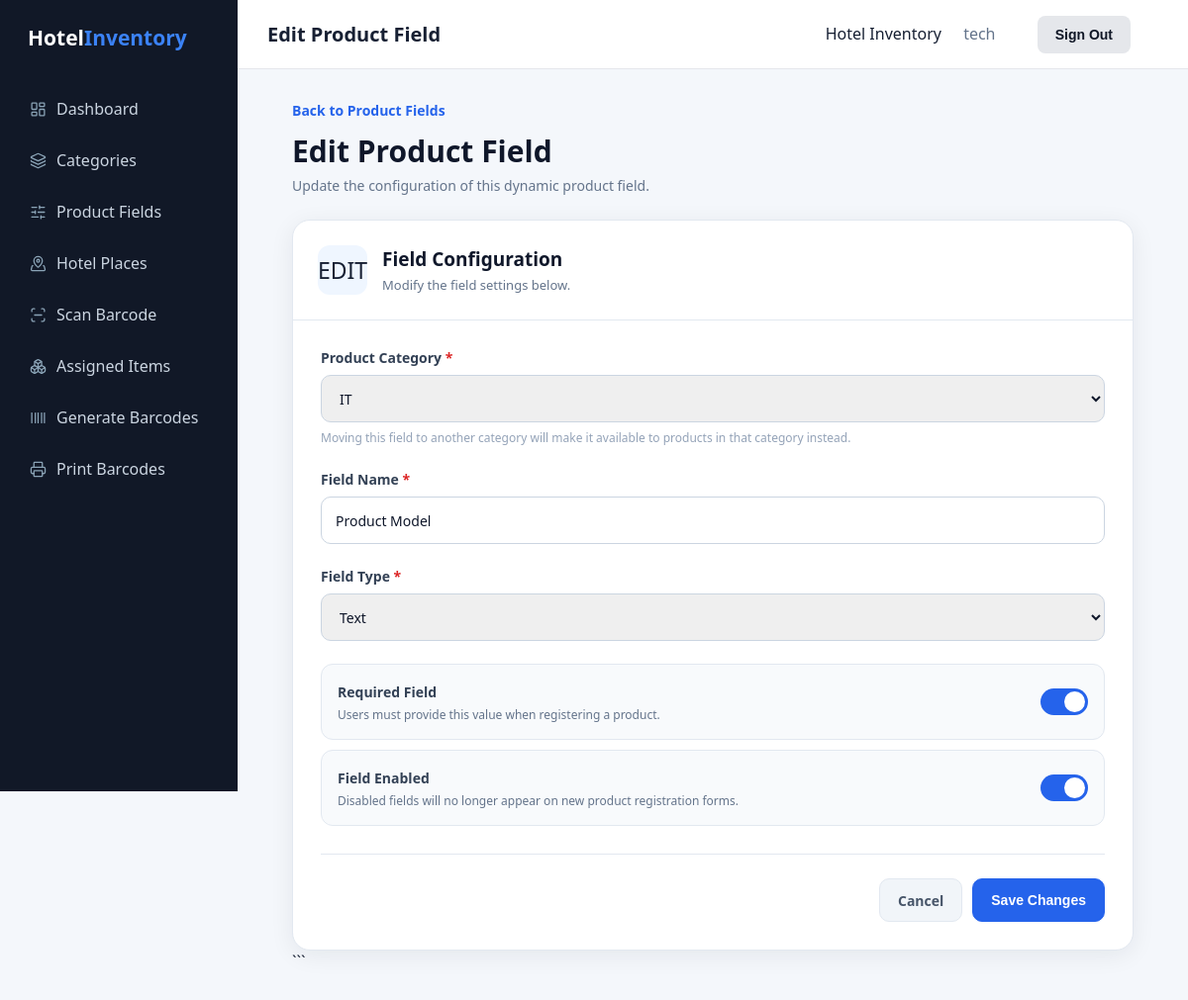
Screenshot of /product-fields/6/edit/ (signed in) with the database file from the repository.
### inventory/models.py (models this page shows, shortened)
class ProductField(models.Model):
    FIELD_TYPES = [
        ("text", "Text"),
        ("number", "Number"),
        ("decimal", "Decimal"),
        ("date", "Date"),
        ("boolean", "Yes / No"),
        ("dropdown", "Dropdown"),
    ]
    category = models.ForeignKey(
        Category,
        on_delete=models.CASCADE,
        related_name="fields"
    )
    name = models.CharField(
        max_length=100
    )
    field_type = models.CharField(
        max_length=20,
        choices=FIELD_TYPES,
        default="text"
    )
    required = models.BooleanField(
        default=False
    )
    enabled = models.BooleanField(
        default=True
    )
    order = models.PositiveIntegerField(
        default=0
    )
    options = models.TextField(
        blank=True,
        help_text="For dropdowns, separate options with commas."
    )
    created_at = models.DateTimeField(
        auto_now_add=True
    )

class Category(models.Model):
    name = models.CharField(
        max_length=100,
        unique=True
    )
    description = models.TextField(
        blank=True
    )
    enabled = models.BooleanField(
        default=True
    )
    order = models.PositiveIntegerField(
        default=0
    )
    created_at = models.DateTimeField(
        auto_now_add=True
    )
    updated_at = models.DateTimeField(
        auto_now=True
    )

### inventory/views.py (the view, shortened to what this page needs)
@staff_only
def edit_product_field(request, field_id):
    field = get_object_or_404(
        ProductField,
        id=field_id
    )
    categories = Category.objects.filter(
        enabled=True
    ).order_by("order", "name")
    return render(
        request,
        "inventory/edit_product_field.html",
        {
            "field": field,
            "categories": categories,
        }
    )

### inventory/views.py (called while the page is built)
def _staff_only(user):
    return user.is_authenticated and user.is_staff

### inventory/templates/inventory/edit_product_field.html (shortened to what this page needs)
{% extends "inventory/base.html" %}
{% block page_title %}Edit Product Field{% endblock %}
{% block content %}
<div class="page-container">
<div class="page-header">
    <a href="{% url 'product_fields' %}" class="back-link">
        Back to Product Fields
    </a>
    <h1>Edit Product Field</h1>
    <p>
        Update the configuration of this dynamic product field.
    </p>
</div>
<div class="form-card">
    <div class="card-header">
        <div class="header-icon">
            EDIT
        </div>
        <div>
            <h2>Field Configuration</h2>
            <p>
                Modify the field settings below.
            </p>
        </div>
    </div>
    <form method="POST">
        <div class="form-group">
            <label for="category">
                Product Category
                <span class="required">*</span>
            </label>
            <select
                id="category"
                name="category"
                required
            >
                {% for category in categories %}
                <option
                    value="{{ category.id }}"
                    {% if category.id == field.category.id %}
                        selected
                    {% endif %}
                >
                    {{ category.name }}
                </option>
                {% endfor %}
            </select>
            <small>
                Moving this field to another category will make it
                available to products in that category instead.
            </small>
        </div>
        <div class="form-group">
            <label for="name">
                Field Name
                <span class="required">*</span>
            </label>
            <input
                type="text"
                id="name"
                name="name"
                value="{{ field.name }}"
                maxlength="100"
                required
            >
        </div>
        <div class="form-group">
            <label for="field_type">
                Field Type
                <span class="required">*</span>
            </label>
            <select
                id="field_type"
                name="field_type"
                required
            >
                <option value="text"
                    {% if field.field_type == "text" %}selected{% endif %}>
                    Text
                </option>
            </select>
        </div>
        <div class="setting-row">
            <div>
                <strong>
                    Required Field
                </strong>
                <p>
                    Users must provide this value when registering
                    a product.
                </p>
            </div>
            <label class="switch">
                <span class="slider"></span>
            </label>
        </div>
        <div class="setting-row">
            <div>
                <strong>
                    Field Enabled
                </strong>
                <p>
                    Disabled fields will no longer appear on new
                    product registration forms.
                </p>
            </div>
            <label class="switch">
                <span class="slider"></span>
            </label>
        </div>
        <div class="actions">
            <a
                href="{% url 'product_fields' %}"
                class="cancel-btn"
            >
                Cancel
            </a>
            <button
                type="submit"
                class="save-btn"
            >
                Save Changes
            </button>
        </div>
    </form>
</div>
```
</div>
{% endblock %}

### inventory/templates/inventory/base.html (shortened to what this page needs)
<!DOCTYPE html>
<html lang="en">
<head>
</head>
<body>
    <aside class="sidebar">
        <div class="logo">
            Hotel<span>Inventory</span>
        </div>
        <nav>
            {% if user.is_staff %}
                <a href="{% url 'dashboard' %}" class="nav-link">
            {% endif %}
                <i data-lucide="layout-dashboard"></i>
                Dashboard
            </a>
            {% if user.is_staff %}
                <a href="{% url 'categories' %}" class="nav-link">
                    <i data-lucide="layers-3"></i>
                    Categories
                </a>
                <a href="{% url 'product_fields' %}" class="nav-link">
                    <i data-lucide="sliders-horizontal"></i>
                    Product Fields
                </a>
                <a href="{% url 'places' %}" class="nav-link">
                    <i data-lucide="map-pinned"></i>
                    Hotel Places
                </a>
            {% endif %}
            <a href="{% url 'scan_barcode' %}" class="nav-link">
                <i data-lucide="scan-line"></i>
                Scan Barcode
            </a>
            {% if user.is_staff %}
                <a href="{% url 'assigned_items' %}" class="nav-link">
                    <i data-lucide="boxes"></i>
                    Assigned Items
                </a>
            {% endif %}
            {% if user.is_staff %}
                <a href="{% url 'generate_barcodes' %}" class="nav-link">
                    <i data-lucide="barcode"></i>
                    Generate Barcodes
                </a>
                <a href="{% url 'print_barcodes' %}" class="nav-link">
                    <i data-lucide="printer"></i>
                    Print Barcodes
                </a>
            {% endif %}
        </nav>
    </aside>
    <main class="main">
        <header class="topbar">
            <h2>{% block page_title %}Inventory System{% endblock %}</h2>
            <div>
                Hotel Inventory
                {% if user.is_authenticated %}
                    <span style="margin-left: 18px; color: #64748b;">{{ user.username }}</span>
                    <form method="post" action="{% url 'logout' %}" style="display:inline; margin-left: 10px;">
                        <button type="submit" class="btn btn-secondary">Sign Out</button>
                    </form>
                {% endif %}
            </div>
        </header>
        <section class="content">
            {% block content %}
            {% endblock %}
        </section>
    </main>
</body>
</html>

### inventory/templates/inventory/base.html (style rules this page uses)
* { box-sizing: border-box; margin: 0; padding: 0; }
body { font-family: "Segoe UI", Tahoma, sans-serif; background: #f4f7fb; color: #172033; }
.sidebar { position: fixed; left: 0; top: 0; width: 240px; height: 100vh; background: #111827; color: white; padding: 24px 16px; z-index: 1000; }
.logo { font-size: 21px; font-weight: bold; margin-bottom: 35px; padding: 0 12px; }
.logo span { color: #3b82f6; }
.nav-link { display: flex; align-items: center; gap: 10px; text-decoration: none; color: #cbd5e1; padding: 12px 14px; margin-bottom: 6px; border-radius: 8px; transition: 0.2s; }
.nav-link svg { width: 17px; height: 17px; color: #8ba4b7; stroke-width: 1.8; transition: transform .2s ease, color .2s ease; }
.nav-link::before { content: none; }
.main { margin-left: 240px; min-height: 100vh; }
.topbar { height: 70px; background: white; border-bottom: 1px solid #e5e7eb; display: flex; align-items: center; justify-content: space-between; padding: 0 30px; }
.topbar h2 { font-size: 20px; color: #172033; }
.content { padding: 30px; max-width: 1400px; margin: auto; }
.btn { display: inline-flex; align-items: center; justify-content: center; gap: 8px; border: none; border-radius: 8px; padding: 11px 18px; font-size: 14px; font-weight: 600; cursor: pointer; text-decoration: none; transition: 0.2s; }
.btn-secondary { background: #e5e7eb; color: #111827; }
.form-group { margin-bottom: 18px; }
.form-group label { display: block; font-size: 14px; font-weight: 600; margin-bottom: 7px; }

### inventory/templates/inventory/edit_product_field.html (style rules this page uses)
.page-container { max-width: 850px; margin: 0 auto; }
.page-header { margin-bottom: 25px; }
.back-link { color: #2563eb; text-decoration: none; font-size: 14px; font-weight: 600; }
.page-header h1 { margin: 10px 0 5px; color: #0f172a; font-size: 30px; }
.page-header p { margin: 0; color: #64748b; font-size: 14px; }
.form-card { background: white; border: 1px solid #e2e8f0; border-radius: 18px; overflow: hidden; box-shadow: 0 5px 25px rgba(15, 23, 42, 0.07); }
.card-header { display: flex; align-items: center; gap: 15px; padding: 25px; border-bottom: 1px solid #e2e8f0; }
.header-icon { width: 50px; height: 50px; border-radius: 12px; background: #eff6ff; display: flex; align-items: center; justify-content: center; font-size: 23px; }
.card-header h2 { margin: 0 0 4px; color: #0f172a; font-size: 19px; }
.card-header p { margin: 0; color: #64748b; font-size: 13px; }
form { padding: 28px; }
.form-group { margin-bottom: 23px; }
.form-group label { display: block; margin-bottom: 8px; color: #334155; font-size: 14px; font-weight: 600; }
.required { color: #dc2626; }
.form-group input, .form-group select, .form-group textarea { width: 100%; box-sizing: border-box; border: 1px solid #cbd5e1; border-radius: 10px; padding: 12px 14px; font-family: inherit; font-size: 14px; color: #0f172a; outline: none; }
.form-group input, .form-group select { height: 48px; }
.form-group small { display: block; margin-top: 7px; color: #94a3b8; font-size: 12px; line-height: 1.5; }
.setting-row { display: flex; justify-content: space-between; align-items: center; gap: 20px; padding: 16px; margin-top: 10px; border: 1px solid #e2e8f0; background: #f8fafc; border-radius: 12px; }
.setting-row strong { color: #334155; font-size: 14px; }
.setting-row p { margin: 4px 0 0; color: #64748b; font-size: 12px; }
.switch { position: relative; width: 48px; height: 27px; flex-shrink: 0; }
.slider { position: absolute; inset: 0; background: #cbd5e1; border-radius: 30px; cursor: pointer; transition: .25s; }
.slider:before { content: ""; position: absolute; width: 21px; height: 21px; left: 3px; top: 3px; background: white; border-radius: 50%; transition: .25s; }
.switch input:checked + .slider { background: #2563eb; }
.switch input:checked + .slider:before { transform: translateX(21px); }
.actions { display: flex; justify-content: flex-end; gap: 10px; margin-top: 28px; padding-top: 24px; border-top: 1px solid #e2e8f0; }
.cancel-btn, .save-btn { min-height: 44px; padding: 0 18px; border-radius: 10px; display: inline-flex; align-items: center; justify-content: center; text-decoration: none; font-size: 14px; font-weight: 600; cursor: pointer; }
.cancel-btn { color: #475569; background: #f1f5f9; border: 1px solid #e2e8f0; }
.save-btn { color: white; background: #2563eb; border: 1px solid #2563eb; }

### rows the page displays
ProductField: category "IT", name "Product Model", field_type "Text"

### other values shown
{{ user.username }} "tech"
